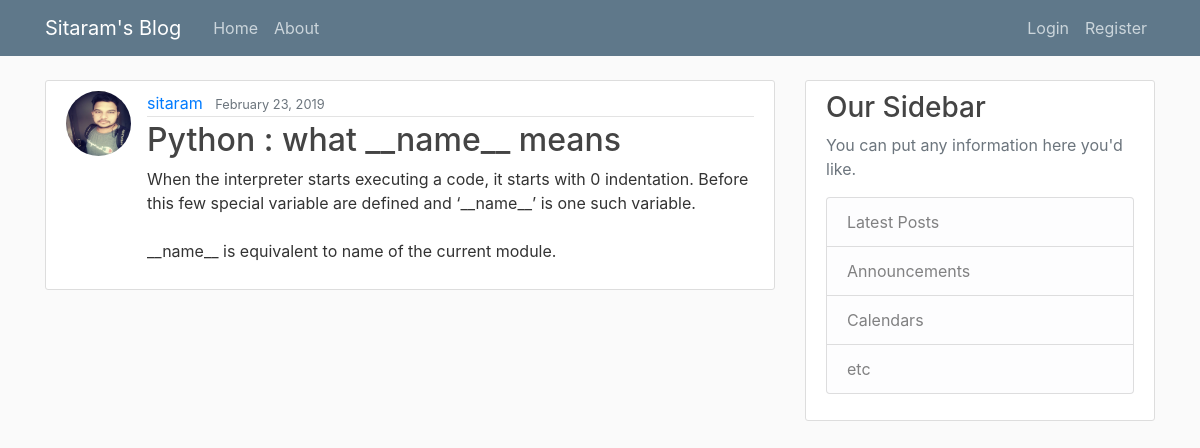
Before: / with the older database file.
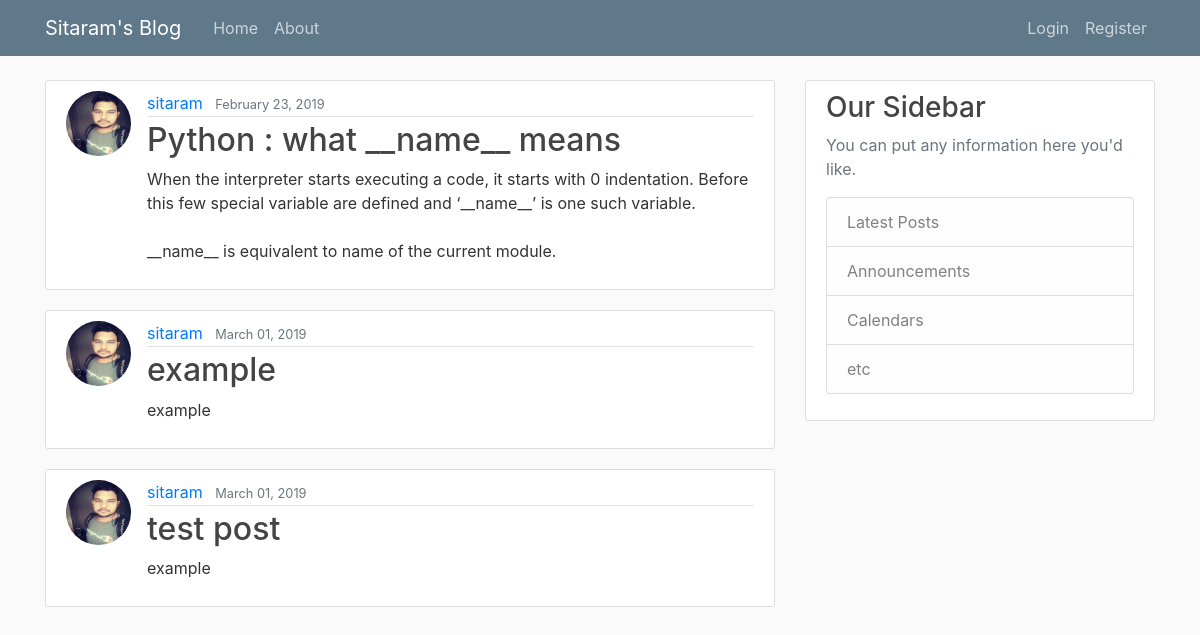
After: the same page with the newer database file.
### blog/models.py (models this page shows, shortened)
class Post(models.Model):
    title = models.CharField(max_length=100)
    content = models.TextField()
    date_posted = models.DateTimeField(default=timezone.now)
    author = models.ForeignKey(User, on_delete=models.CASCADE)

### users/models.py (models this page shows, shortened)
class Profile(models.Model):
    user = models.OneToOneField(User, on_delete=models.CASCADE)
    image = models.ImageField(default='default.jpg', upload_to='profile_pics')

### blog/views.py (the view)
# urls.py: path('', PostListView.as_view(), name='blog-home'),
class PostListView(ListView):
    model = Post
    template_name = 'blog/home.html'
    context_object_name = 'posts'
    ordering = ['date_posted']

### blog/templates/blog/home.html
{% extends "blog/base.html" %}
{% block content %}
    {% for post in posts %}
        <article class="media content-section">
          <img class="rounded-circle article-img" src="{{ post.author.profile.image.url }}">
          <div class="media-body">
            <div class="article-metadata">
              <a class="mr-2" href="#">{{ post.author }}</a>
              <small class="text-muted">{{ post.date_posted|date:"F d, Y" }}</small>
            </div>
            <h2><a class="article-title" href="{% url 'post-detail' post.id %}">{{ post.title }}</a></h2>
            <p class="article-content">{{ post.content }}</p>
          </div>
        </article>
    {% endfor %}
{% endblock content %}

### blog/templates/blog/base.html (shortened to what this page needs)
{% load static %}
<!DOCTYPE html>
<html lang="en" dir="ltr">
<head>
  <link rel="stylesheet" href="https://maxcdn.bootstrapcdn.com/bootstrap/4.0.0/css/bootstrap.min.css">
  <link rel="stylesheet" type ="text/css" href="{% static 'blog/main.css' %}">
</head>
<body>
  <header class="site-header">
    <nav class="navbar navbar-expand-md navbar-dark bg-steel fixed-top">
      <div class="container">
        <a class="navbar-brand mr-4" href="/">Sitaram's Blog</a>
        <div class="collapse navbar-collapse" id="navbarToggle">
          <div class="navbar-nav mr-auto">
            <a class="nav-item nav-link" href="{% url 'blog-home' %}">Home</a>
            <a class="nav-item nav-link" href="{% url 'blog-about' %}">About</a>
          </div>
          <div class="navbar-nav">
            {% if user.is_authenticated %}
            <a class="nav-item nav-link" href="{% url 'post-create' %}">New Post</a>
            <a class="nav-item nav-link" href="{% url 'profile' %}">Profile</a>
            <a class="nav-item nav-link" href="{% url 'logout' %}">Logout</a>
            {% else %}
            <a class="nav-item nav-link" href="{% url 'login' %}">Login</a>
            <a class="nav-item nav-link" href="{% url 'register' %}">Register</a>
            {% endif %}
          </div>
        </div>
      </div>
    </nav>
    <main role="main" class="container">
      <div class="row">
        <div class="col-md-8">
          {% block content %}{% endblock %}
        </div>
        <div class="col-md-4">
          <div class="content-section">
            <h3>Our Sidebar</h3>
            <p class='text-muted'>You can put any information here you'd like.
              <ul class="list-group">
                <li class="list-group-item list-group-item-light">Latest Posts</li>
                <li class="list-group-item list-group-item-light">Announcements</li>
                <li class="list-group-item list-group-item-light">Calendars</li>
                <li class="list-group-item list-group-item-light">etc</li>
              </ul>
            </p>
          </div>
        </div>
      </div>
    </main>
  </body>
  </html>

### blog/static/blog/main.css (style rules this page uses)
body { background: #fafafa; color: #333333; margin-top: 5rem; }
h1, h2, h3, h4, h5, h6 { color: #444444; }
ul { margin: 0; }
.bg-steel { background-color: #5f788a; }
.site-header .navbar-nav .nav-link { color: #cbd5db; }
.content-section { background: #ffffff; padding: 10px 20px; border: 1px solid #dddddd; border-radius: 3px; margin-bottom: 20px; }
.article-title { color: #444444; }
.article-content { white-space: pre-line; }
.article-img { height: 65px; width: 65px; margin-right: 16px; }
.article-metadata { padding-bottom: 1px; margin-bottom: 4px; border-bottom: 1px solid #e3e3e3 }

Changed rows visible on the page:
added Post: author.profile.image (picture), author "sitaram", date_posted "March 01, 2019", title "example", content "example"
added Post: author.profile.image (picture), author "sitaram", date_posted "March 01, 2019", title "test post", content "example"
